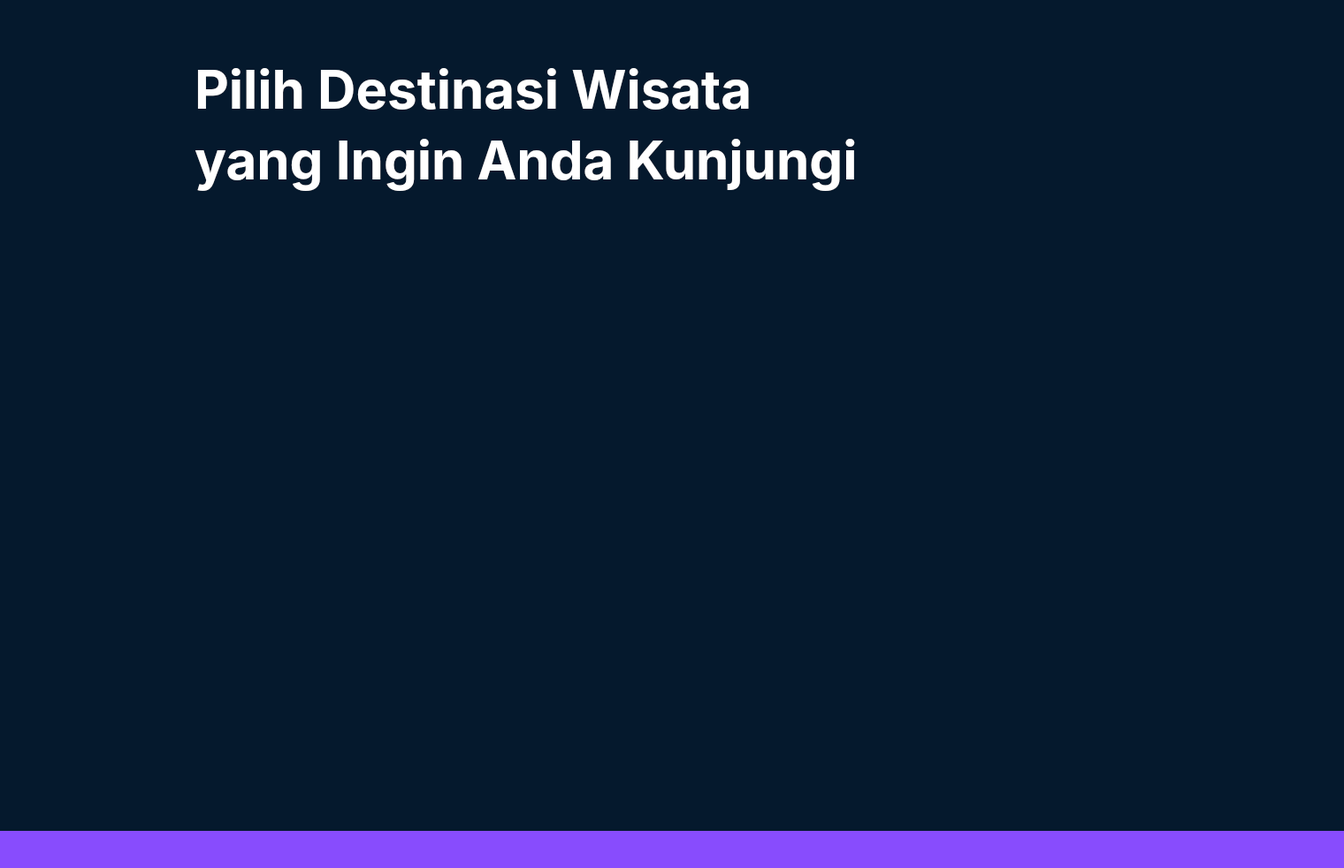
<?xml version="1.0" encoding="UTF-8"?>
<ui version="4.0">
 <class>pilihDaerah</class>
 <widget class="QDialog" name="pilihDaerah">
  <property name="geometry">
   <rect>
    <x>0</x>
    <y>0</y>
    <width>1520</width>
    <height>982</height>
   </rect>
  </property>
  <property name="palette">
   <palette>
    <active>
     <colorrole role="Base">
      <brush brushstyle="SolidPattern">
       <color alpha="255">
        <red>255</red>
        <green>255</green>
        <blue>255</blue>
       </color>
      </brush>
     </colorrole>
     <colorrole role="Window">
      <brush brushstyle="SolidPattern">
       <color alpha="255">
        <red>5</red>
        <green>25</green>
        <blue>45</blue>
       </color>
      </brush>
     </colorrole>
    </active>
    <inactive>
     <colorrole role="Base">
      <brush brushstyle="SolidPattern">
       <color alpha="255">
        <red>255</red>
        <green>255</green>
        <blue>255</blue>
       </color>
      </brush>
     </colorrole>
     <colorrole role="Window">
      <brush brushstyle="SolidPattern">
       <color alpha="255">
        <red>5</red>
        <green>25</green>
        <blue>45</blue>
       </color>
      </brush>
     </colorrole>
    </inactive>
    <disabled>
     <colorrole role="Base">
      <brush brushstyle="SolidPattern">
       <color alpha="255">
        <red>5</red>
        <green>25</green>
        <blue>45</blue>
       </color>
      </brush>
     </colorrole>
     <colorrole role="Window">
      <brush brushstyle="SolidPattern">
       <color alpha="255">
        <red>5</red>
        <green>25</green>
        <blue>45</blue>
       </color>
      </brush>
     </colorrole>
    </disabled>
   </palette>
  </property>
  <property name="windowTitle">
   <string>Dialog</string>
  </property>
  <property name="autoFillBackground">
   <bool>false</bool>
  </property>
  <widget class="QLabel" name="label">
   <property name="geometry">
    <rect>
     <x>-140</x>
     <y>940</y>
     <width>1700</width>
     <height>100</height>
    </rect>
   </property>
   <property name="palette">
    <palette>
     <active>
      <colorrole role="Button">
       <brush brushstyle="SolidPattern">
        <color alpha="255">
         <red>136</red>
         <green>76</green>
         <blue>253</blue>
        </color>
       </brush>
      </colorrole>
      <colorrole role="Base">
       <brush brushstyle="SolidPattern">
        <color alpha="255">
         <red>136</red>
         <green>76</green>
         <blue>253</blue>
        </color>
       </brush>
      </colorrole>
      <colorrole role="Window">
       <brush brushstyle="SolidPattern">
        <color alpha="255">
         <red>136</red>
         <green>76</green>
         <blue>253</blue>
        </color>
       </brush>
      </colorrole>
     </active>
     <inactive>
      <colorrole role="Button">
       <brush brushstyle="SolidPattern">
        <color alpha="255">
         <red>136</red>
         <green>76</green>
         <blue>253</blue>
        </color>
       </brush>
      </colorrole>
      <colorrole role="Base">
       <brush brushstyle="SolidPattern">
        <color alpha="255">
         <red>136</red>
         <green>76</green>
         <blue>253</blue>
        </color>
       </brush>
      </colorrole>
      <colorrole role="Window">
       <brush brushstyle="SolidPattern">
        <color alpha="255">
         <red>136</red>
         <green>76</green>
         <blue>253</blue>
        </color>
       </brush>
      </colorrole>
     </inactive>
     <disabled>
      <colorrole role="Button">
       <brush brushstyle="SolidPattern">
        <color alpha="255">
         <red>136</red>
         <green>76</green>
         <blue>253</blue>
        </color>
       </brush>
      </colorrole>
      <colorrole role="Base">
       <brush brushstyle="SolidPattern">
        <color alpha="255">
         <red>136</red>
         <green>76</green>
         <blue>253</blue>
        </color>
       </brush>
      </colorrole>
      <colorrole role="Window">
       <brush brushstyle="SolidPattern">
        <color alpha="255">
         <red>136</red>
         <green>76</green>
         <blue>253</blue>
        </color>
       </brush>
      </colorrole>
     </disabled>
    </palette>
   </property>
   <property name="styleSheet">
    <string notr="true">background-color: rgb(136,76,253);</string>
   </property>
   <property name="text">
    <string/>
   </property>
  </widget>
  <widget class="QLabel" name="label_2">
   <property name="geometry">
    <rect>
     <x>76</x>
     <y>58</y>
     <width>128</width>
     <height>128</height>
    </rect>
   </property>
   <property name="styleSheet">
    <string notr="true">background-image:url(:/img/logo/logo.png);
background-repeat: none;</string>
   </property>
   <property name="text">
    <string/>
   </property>
  </widget>
  <widget class="QLabel" name="label_3">
   <property name="geometry">
    <rect>
     <x>220</x>
     <y>40</y>
     <width>801</width>
     <height>121</height>
    </rect>
   </property>
   <property name="font">
    <font>
     <family>Inter</family>
     <pointsize>45</pointsize>
     <weight>75</weight>
     <bold>true</bold>
    </font>
   </property>
   <property name="styleSheet">
    <string notr="true">color: white
</string>
   </property>
   <property name="text">
    <string>Pilih Destinasi Wisata</string>
   </property>
  </widget>
  <widget class="QToolButton" name="back_button">
   <property name="geometry">
    <rect>
     <x>30</x>
     <y>750</y>
     <width>131</width>
     <height>161</height>
    </rect>
   </property>
   <property name="cursor">
    <cursorShape>PointingHandCursor</cursorShape>
   </property>
   <property name="styleSheet">
    <string notr="true">background-image:url(:/img/pilihDaerah/back.png);
background-repeat : none;
background-color : transparent;</string>
   </property>
   <property name="text">
    <string/>
   </property>
   <property name="autoRaise">
    <bool>true</bool>
   </property>
  </widget>
  <widget class="QLabel" name="label_4">
   <property name="geometry">
    <rect>
     <x>220</x>
     <y>120</y>
     <width>971</width>
     <height>121</height>
    </rect>
   </property>
   <property name="font">
    <font>
     <family>Inter</family>
     <pointsize>45</pointsize>
     <weight>75</weight>
     <bold>true</bold>
    </font>
   </property>
   <property name="styleSheet">
    <string notr="true">color: white
</string>
   </property>
   <property name="text">
    <string>yang Ingin Anda Kunjungi</string>
   </property>
  </widget>
  <widget class="QToolButton" name="next_button">
   <property name="geometry">
    <rect>
     <x>1370</x>
     <y>750</y>
     <width>131</width>
     <height>161</height>
    </rect>
   </property>
   <property name="cursor">
    <cursorShape>PointingHandCursor</cursorShape>
   </property>
   <property name="styleSheet">
    <string notr="true">background-image:url(:/img/pilihDaerah/next.png);
background-repeat : none;
background-color : transparent;</string>
   </property>
   <property name="text">
    <string/>
   </property>
   <property name="autoRaise">
    <bool>true</bool>
   </property>
  </widget>
  <widget class="QLabel" name="label_8">
   <property name="geometry">
    <rect>
     <x>-120</x>
     <y>-30</y>
     <width>1700</width>
     <height>1000</height>
    </rect>
   </property>
   <property name="palette">
    <palette>
     <active>
      <colorrole role="Button">
       <brush brushstyle="SolidPattern">
        <color alpha="255">
         <red>5</red>
         <green>25</green>
         <blue>45</blue>
        </color>
       </brush>
      </colorrole>
      <colorrole role="Base">
       <brush brushstyle="SolidPattern">
        <color alpha="255">
         <red>5</red>
         <green>25</green>
         <blue>45</blue>
        </color>
       </brush>
      </colorrole>
      <colorrole role="Window">
       <brush brushstyle="SolidPattern">
        <color alpha="255">
         <red>5</red>
         <green>25</green>
         <blue>45</blue>
        </color>
       </brush>
      </colorrole>
     </active>
     <inactive>
      <colorrole role="Button">
       <brush brushstyle="SolidPattern">
        <color alpha="255">
         <red>5</red>
         <green>25</green>
         <blue>45</blue>
        </color>
       </brush>
      </colorrole>
      <colorrole role="Base">
       <brush brushstyle="SolidPattern">
        <color alpha="255">
         <red>5</red>
         <green>25</green>
         <blue>45</blue>
        </color>
       </brush>
      </colorrole>
      <colorrole role="Window">
       <brush brushstyle="SolidPattern">
        <color alpha="255">
         <red>5</red>
         <green>25</green>
         <blue>45</blue>
        </color>
       </brush>
      </colorrole>
     </inactive>
     <disabled>
      <colorrole role="Button">
       <brush brushstyle="SolidPattern">
        <color alpha="255">
         <red>5</red>
         <green>25</green>
         <blue>45</blue>
        </color>
       </brush>
      </colorrole>
      <colorrole role="Base">
       <brush brushstyle="SolidPattern">
        <color alpha="255">
         <red>5</red>
         <green>25</green>
         <blue>45</blue>
        </color>
       </brush>
      </colorrole>
      <colorrole role="Window">
       <brush brushstyle="SolidPattern">
        <color alpha="255">
         <red>5</red>
         <green>25</green>
         <blue>45</blue>
        </color>
       </brush>
      </colorrole>
     </disabled>
    </palette>
   </property>
   <property name="styleSheet">
    <string notr="true">background-color: rgb(5,25,45);</string>
   </property>
   <property name="text">
    <string/>
   </property>
  </widget>
  <zorder>label_8</zorder>
  <zorder>label</zorder>
  <zorder>label_2</zorder>
  <zorder>label_3</zorder>
  <zorder>back_button</zorder>
  <zorder>label_4</zorder>
  <zorder>next_button</zorder>
 </widget>
 <resources>
  <include location="image.qrc"/>
 </resources>
 <connections/>
</ui>
